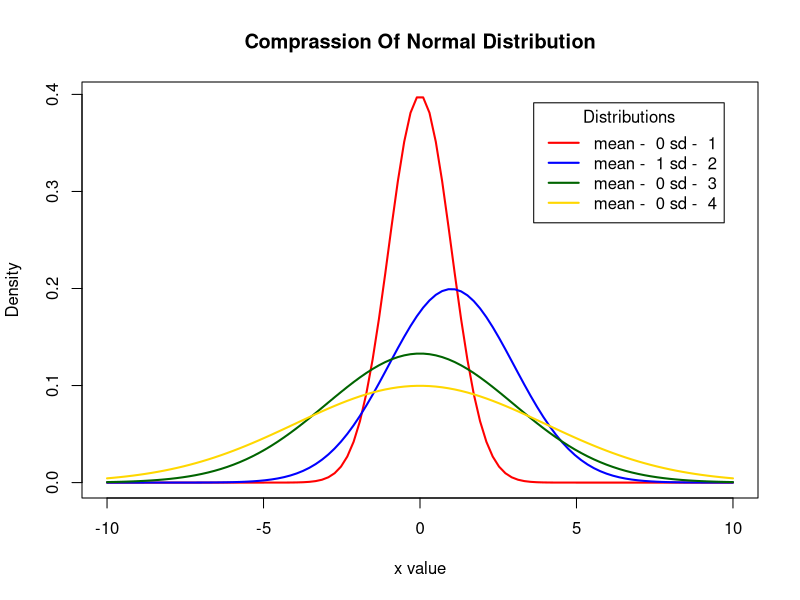

The R script that drew this image:


x <- seq(-10, 10, length=100)


mean <- c(0,1,0,0)
sd <- c(1,2,3,4)
colors <- c("red", "blue", "darkgreen", "gold")

plot(x,
     dnorm(x=x,mean=mean[1],sd=sd[1]),
     lwd=2, 
     col=colors[1],
     type="l",
     xlab="x value",
     ylab="Density",
     main="Comprassion Of Normal Distribution")

for (i in 2:length(mean))
{
  lines(x, dnorm(x=x,mean=mean[i],sd=sd[i]), lwd=2, col=colors[i])
}
labels=c()
for (i in 1:length(mean))
{
  labels <- c(labels,paste("mean - ",as.character(mean[i]),
                           "sd - ",as.character(sd[i])))
}
legend("topright", inset=.05, title="Distributions",
       legend=labels, lwd=2, lty=c(1, 1, 1, 1, 2), col=colors)
